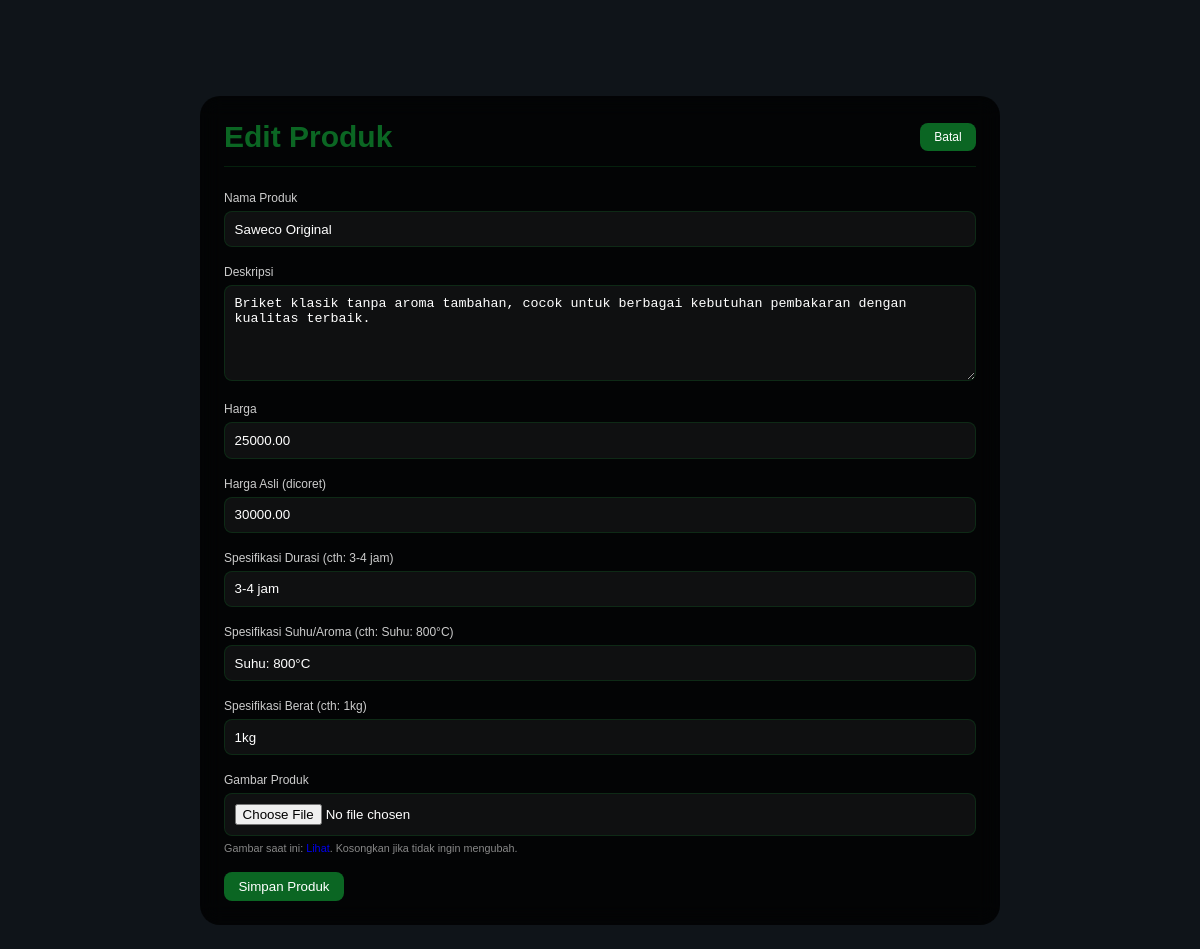
/product_form.php?id=1 (signed in), run on the app's committed database.
### tables this page shows
CREATE TABLE `products` (
  `id` int(11) NOT NULL,
  `name` varchar(100) NOT NULL,
  `description` text DEFAULT NULL,
  `price` decimal(10,2) NOT NULL,
  `original_price` decimal(10,2) DEFAULT NULL,
  `image_url` varchar(255) DEFAULT NULL,
  `badge_text` varchar(50) DEFAULT NULL,
  `badge_class` varchar(50) DEFAULT NULL,
  `rating` decimal(2,1) DEFAULT NULL,
  `spec_duration` varchar(50) DEFAULT NULL,
  `spec_temp_aroma` varchar(50) DEFAULT NULL,
  `spec_weight` varchar(50) DEFAULT NULL
);

### product_form.php (the view, shortened to what this page needs)
<?php
require 'config.php';
$product = [
    'id' => '',
    'name' => '',
    'description' => '',
    'price' => '',
    'original_price' => '',
    'image_url' => '',
    'spec_duration' => '',
    'spec_temp_aroma' => '',
    'spec_weight' => ''
];
$page_title = "Tambah Produk Baru";
$form_action = "product_action.php?action=add";
if (isset($_GET['id']) && is_numeric($_GET['id'])) {
    $id = $_GET['id'];
    $stmt = $conn->prepare("SELECT * FROM products WHERE id = ?");
    $stmt->bind_param("i", $id);
    $stmt->execute();
    $result = $stmt->get_result();
    if ($result->num_rows > 0) {
        $product = $result->fetch_assoc();
        $page_title = "Edit Produk";
        $form_action = "product_action.php?action=update&id=" . $product['id'];
    }
}
?>
<!DOCTYPE html>
<html lang="id">
<head>
    <link rel="stylesheet" href="style.css">
</head>
<body>
    <div class="form-container">
        <div class="form-header">
            <h1><?php echo $page_title; ?></h1>
            <a href="manage_products.php" class="btn">Batal</a>
        </div>
        <form action="<?php echo $form_action; ?>" method="POST" enctype="multipart/form-data">
            <div class="form-group">
                <label for="name">Nama Produk</label>
                <input type="text" id="name" name="name" value="<?php echo htmlspecialchars($product['name']); ?>" required>
            </div>
            <div class="form-group">
                <label for="description">Deskripsi</label>
                <textarea id="description" name="description" rows="5" required><?php echo htmlspecialchars($product['description']); ?></textarea>
            </div>
            <div class="form-group">
                <label for="price">Harga</label>
                <input type="number" step="0.01" id="price" name="price" value="<?php echo htmlspecialchars($product['price']); ?>" required>
            </div>
            <div class="form-group">
                <label for="original_price">Harga Asli (dicoret)</label>
                <input type="number" step="0.01" id="original_price" name="original_price" value="<?php echo htmlspecialchars($product['original_price']); ?>">
            </div>
             <div class="form-group">
                <label for="spec_duration">Spesifikasi Durasi (cth: 3-4 jam)</label>
                <input type="text" id="spec_duration" name="spec_duration" value="<?php echo htmlspecialchars($product['spec_duration']); ?>">
            </div>
             <div class="form-group">
                <label for="spec_temp_aroma">Spesifikasi Suhu/Aroma (cth: Suhu: 800°C)</label>
                <input type="text" id="spec_temp_aroma" name="spec_temp_aroma" value="<?php echo htmlspecialchars($product['spec_temp_aroma']); ?>">
            </div>
             <div class="form-group">
                <label for="spec_weight">Spesifikasi Berat (cth: 1kg)</label>
                <input type="text" id="spec_weight" name="spec_weight" value="<?php echo htmlspecialchars($product['spec_weight']); ?>">
            </div>
            <div class="form-group">
                <label for="image">Gambar Produk</label>
                <input type="file" id="image" name="image" accept="image/*">
                <?php if(!empty($product['image_url'])): ?>
                    <p style="color:#888; font-size:0.9rem; margin-top:0.5rem;">Gambar saat ini: <a href="<?php echo $product['image_url']; ?>" target="_blank">Lihat</a>. Kosongkan jika tidak ingin mengubah.</p>
                <?php endif; ?>
            </div>
            <button type="submit" class="btn">Simpan Produk</button>
        </form>
    </div>
</body>
</html>

### style.css (style rules this page uses)
:root { --primary: #0b6623; --bg: #010101; --card-bg: rgba(11, 102, 35, 0.1); --border-color: rgba(11, 102, 35, 0.3); }
* { margin: 0; padding: 0; box-sizing: border-box; outline: none; border: none; text-decoration: none; }
html, body { scroll-behavior: smooth; }
body { font-family: "Poppins", sans-serif; background-color: var(--bg); color: #fff; }
@media (max-width: 1366px) { html { font-size: 75%; } }

### product_form.php (style rules this page uses)
body { background: #0f1419; background-image: url('IMG/bg2.jpg'); background-size: cover; }
.form-container { max-width: 800px; margin: 8rem auto 2rem; padding: 2rem; background: rgba(0, 0, 0, 0.8); border-radius: 20px; backdrop-filter: blur(10px); }
.form-header { display: flex; justify-content: space-between; align-items: center; margin-bottom: 2rem; padding-bottom: 1rem; border-bottom: 1px solid var(--border-color); }
.form-header h1 { font-size: 2.5rem; color: var(--primary); }
.btn { display: inline-block; padding: 0.6rem 1.2rem; background: var(--primary); color: #fff; border-radius: 8px; text-decoration: none; border: none; cursor: pointer; }
.form-group { margin-bottom: 1.5rem; }
.form-group label { display: block; margin-bottom: 0.5rem; color: #ccc; }
.form-group input, .form-group textarea { width: 100%; padding: 0.8rem; border-radius: 8px; border: 1px solid var(--border-color); background: rgba(255, 255, 255, 0.05); color: #fff; }

### data on the page
products: name "Saweco Original", description "Briket klasik tanpa aroma tambahan, cocok untuk berbagai kebutuhan pembakaran dengan kualitas terbaik.", price "25000.00", original_price "30000.00", spec_duration "3-4 jam", spec_temp_aroma "Suhu: 800°C", spec_weight "1kg"

### other printed values
$page_title "Edit Produk"
